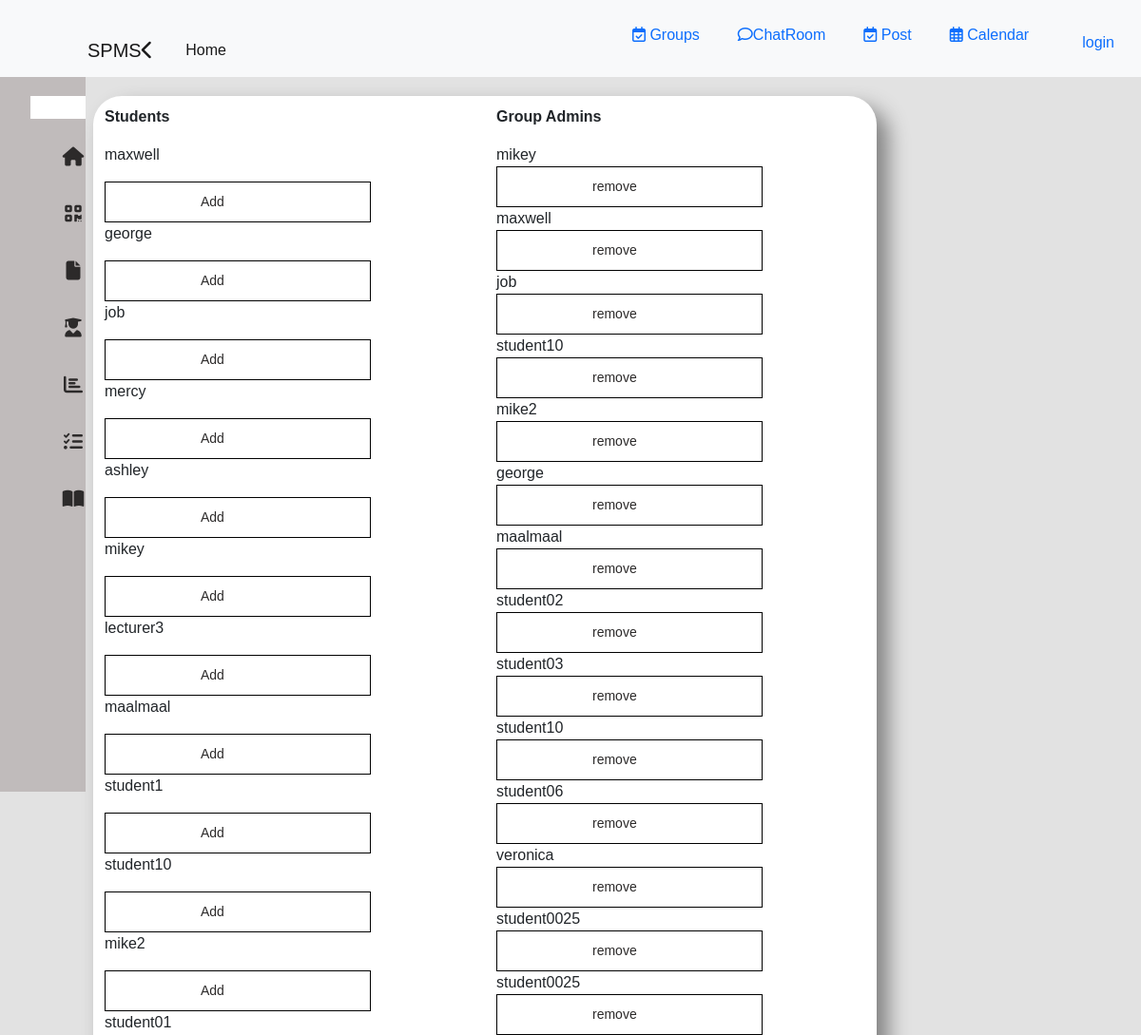
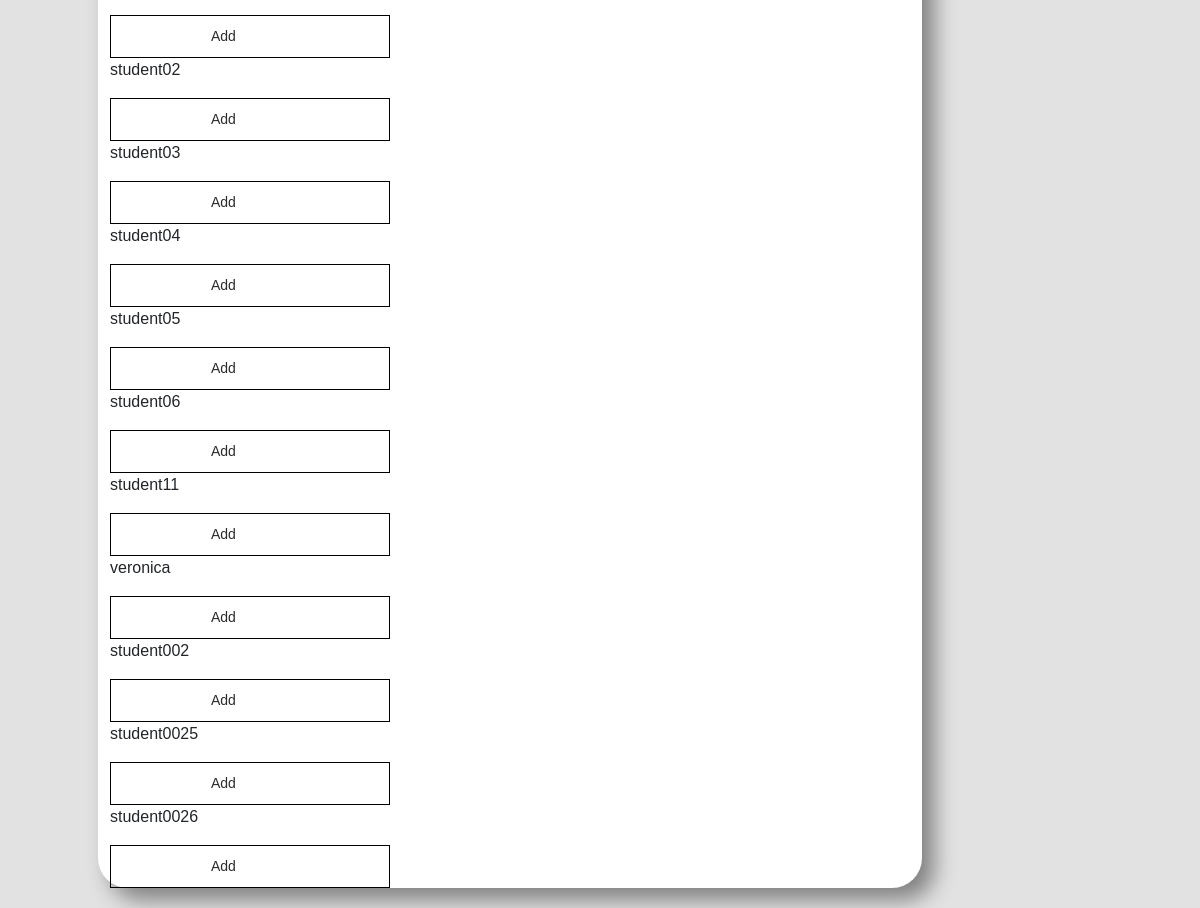
Page /add-group-admin-home/ on the committed database (2 pictures, top to bottom).
### main/models.py (models this page shows)
class Student(models.Model):
    user = models.OneToOneField(User, on_delete=models.CASCADE, null=True,blank=True, related_name='users')
    assignedgroup = models.BooleanField(default=False)
    def __str__(self):
        return self.user.username

class GroupAdmin(models.Model):
    student = models.ForeignKey(Student, on_delete=models.CASCADE, related_name="admins")
    def __str__(self):
        return self.student.user.username

### main/views.py (the view)
# urls.py: path('add-group-admin-home/', views.add_group_admin_home, name="add-group_admin-home"),
def add_group_admin_home(request):
    students = Student.objects.all()
    groupadmins = GroupAdmin.objects.all()
    return render(request, 'main/add-group-admin.html', {"students":students, "groupadmins":groupadmins})

### main/templates/main/add-group-admin.html (shortened to what this page needs)
{%extends 'partials/base.html'%}
{%block content%}
{%load static%}
{% include 'partials/topnav.html'%}
<div class="container-mod">
    {% include 'partials/sidebar.html'%}
     <div class="main">
    <div class="row">
        <div class="col">
            <p style="font-weight:bold; margin-top:10px;""> Students</p>
            {% for student in students %}
            <p> {{student}}</p>
            <a style="border:1px solid black; padding-left:100px;" href="{% url 'add-group-admin' student.id %}"> Add</a>
            {%endfor%}
        </div>
        <div class="col">
            <p style="font-weight:bold; margin-top:10px;"> Group Admins</p>
            {% for admin in groupadmins %}
             {{admin}} <a style="border:1px solid black; padding-left:100px;" href="">remove</a>
           {%endfor%}
        </div>
    </div>
</div>
</div>
{%endblock%}

### static/css/topnav.css (style rules this page uses)
* { padding: 0; margin: 0; box-sizing: border-box; }
body { background:rgb(246, 252, 252) ; }
.row { background-color: white; border-radius: 30px; box-shadow: 12px 12px 22px grey; }

### static/css/sidebar.css (style rules this page uses)
* { margin: 0; padding: 0; outline: none; border: none; text-decoration: none; box-sizing: border-box; font-family: "Poppins", sans-serif; }
body { background: rgb(226, 226, 226); }
.container-mod a { position: relative; width: 280px; font-size: 14px; color: rgb(44, 42, 42); display: table; padding: 10px; text-decoration: none; }
.container-mod { display: flex; }
.main { position: relative; padding: 20px; width: 70%; border-radius: 40px; }
.row:after { content: ""; display: table; clear: both; }

### rows in the picture
Student: user.username "maxwell"
Student: user.username "george"
Student: user.username "job"
Student: user.username "mercy"
Student: user.username "ashley"
Student: user.username "mikey"
Student: user.username "lecturer3"
Student: user.username "maalmaal"
Student: user.username "student1"
Student: user.username "student10"
Student: user.username "mike2"
Student: user.username "student01"
Student: user.username "student02"
Student: user.username "student03"
Student: user.username "student04"
Student: user.username "student05"
Student: user.username "student06"
Student: user.username "student11"
Student: user.username "veronica"
Student: user.username "student002"
Student: user.username "student0025"
Student: user.username "student0026"
GroupAdmin: student.username "mikey"
GroupAdmin: student.username "maxwell"
GroupAdmin: student.username "job"
GroupAdmin: student.username "student10"
GroupAdmin: student.username "mike2"
GroupAdmin: student.username "george"
GroupAdmin: student.username "maalmaal"
GroupAdmin: student.username "student02"
GroupAdmin: student.username "student03"
GroupAdmin: student.username "student10"
GroupAdmin: student.username "student06"
GroupAdmin: student.username "veronica"
GroupAdmin: student.username "student0025"
GroupAdmin: student.username "student0025"
